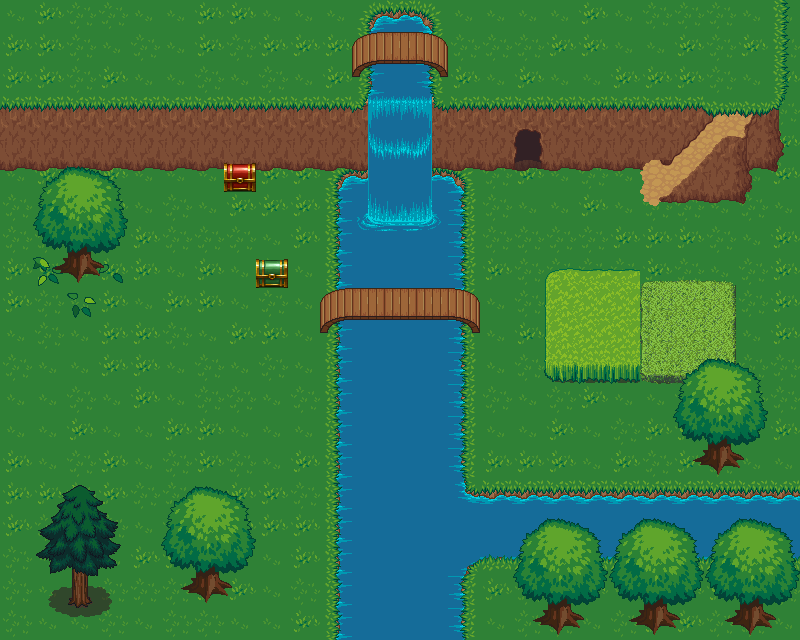

A 2D game scene composited from a Tiled map and its tileset images. What follows is a short description and the map's XML, with each tile layer's data collapsed to a summary:
An orthogonal 25x20 tile map with 32x32 px tiles, 11 tile layers (Lower Land, Wall, WallOverlay, Upper land, ...), 4 tilesets and 2 objects.

<map version="1.0" orientation="orthogonal" renderorder="right-down" width="25" height="20" tilewidth="32" tileheight="32" nextobjectid="8">
 <properties>
  <property name="entityLayer" type="int" value="10" />
 </properties>
 <tileset firstgid="1" name="Atlas1" tilewidth="32" tileheight="32" tilecount="1024" columns="32">
  <image source="../res/world/terrain_atlas.png" width="1024" height="1024" />
  <tile id="106">
   <properties>
    <property name="walkable" type="bool" value="true" />
   </properties>
  </tile>
  <tile id="107">
   <properties>
    <property name="walkable" type="bool" value="true" />
   </properties>
  </tile>
  <tile id="128">
   <properties>
    <property name="walkable" type="bool" value="true" />
   </properties>
  </tile>
  <tile id="129">
   <properties>
    <property name="walkable" type="bool" value="true" />
   </properties>
  </tile>
  <tile id="130">
   <properties>
    <property name="walkable" type="bool" value="true" />
   </properties>
  </tile>
  <tile id="133">
   <properties>
    <property name="walkable" type="bool" value="true" />
   </properties>
  </tile>
  <tile id="134">
   <properties>
    <property name="walkable" type="bool" value="true" />
   </properties>
  </tile>
  <tile id="135">
   <properties>
    <property name="walkable" type="bool" value="true" />
   </properties>
  </tile>
  <tile id="150">
   <properties>
    <property name="walkable" type="bool" value="true" />
   </properties>
  </tile>
  <tile id="160">
   <properties>
    <property name="teleport" value="data/maps/Main" />
    <property name="walkable" type="bool" value="true" />
    <property name="x" type="int" value="12" />
    <property name="y" type="int" value="3" />
   </properties>
  </tile>
  <tile id="165">
   <properties>
    <property name="walkable" type="bool" value="true" />
   </properties>
  </tile>
  <tile id="166">
   <properties>
    <property name="walkable" type="bool" value="true" />
   </properties>
  </tile>
  <tile id="192">
   <properties>
    <property name="walkable" type="bool" value="true" />
   </properties>
  </tile>
  <tile id="196">
   <properties>
    <property name="walkable" type="bool" value="true" />
   </properties>
  </tile>
  <tile id="197">
   <properties>
    <property name="walkable" type="bool" value="true" />
   </properties>
  </tile>
  <tile id="198">
   <properties>
    <property name="walkable" type="bool" value="true" />
   </properties>
  </tile>
  <tile id="199">
   <properties>
    <property name="walkable" type="bool" value="true" />
   </properties>
  </tile>
  <tile id="227">
   <properties>
    <property name="walkable" type="bool" value="true" />
   </properties>
  </tile>
  <tile id="228">
   <properties>
    <property name="walkable" type="bool" value="true" />
   </properties>
  </tile>
  <tile id="231">
   <properties>
    <property name="walkable" type="bool" value="true" />
   </properties>
  </tile>
  <tile id="232">
   <properties>
    <property name="walkable" type="bool" value="true" />
   </properties>
  </tile>
  <tile id="259">
   <properties>
    <property name="walkable" type="bool" value="true" />
   </properties>
  </tile>
  <tile id="264">
   <properties>
    <property name="walkable" type="bool" value="true" />
   </properties>
  </tile>
  <tile id="525">
   <properties>
    <property name="walkable" type="bool" value="true" />
   </properties>
  </tile>
  <tile id="526">
   <properties>
    <property name="walkable" type="bool" value="true" />
   </properties>
  </tile>
  <tile id="527">
   <properties>
    <property name="walkable" type="bool" value="true" />
   </properties>
  </tile>
  <tile id="707">
   <properties>
    <property name="walkable" type="bool" value="true" />
   </properties>
  </tile>
  <tile id="708">
   <properties>
    <property name="walkable" type="bool" value="true" />
   </properties>
  </tile>
  <tile id="709">
   <properties>
    <property name="walkable" type="bool" value="true" />
   </properties>
  </tile>
  <tile id="739">
   <properties>
    <property name="walkable" type="bool" value="true" />
   </properties>
  </tile>
  <tile id="740">
   <properties>
    <property name="walkable" type="bool" value="true" />
   </properties>
  </tile>
  <tile id="741">
   <properties>
    <property name="walkable" type="bool" value="true" />
   </properties>
  </tile>
  <tile id="771">
   <properties>
    <property name="walkable" type="bool" value="true" />
   </properties>
  </tile>
  <tile id="772">
   <properties>
    <property name="walkable" type="bool" value="true" />
   </properties>
  </tile>
  <tile id="773">
   <properties>
    <property name="walkable" type="bool" value="true" />
   </properties>
  </tile>
 </tileset>
 <tileset firstgid="1025" name="Atlas2" tilewidth="32" tileheight="32" tilecount="1024" columns="32">
  <image source="../res/world/base_out_atlas.png" width="1024" height="1024" />
  <tile id="106">
   <properties>
    <property name="walkable" type="bool" value="true" />
   </properties>
  </tile>
  <tile id="107">
   <properties>
    <property name="walkable" type="bool" value="true" />
   </properties>
  </tile>
  <tile id="128">
   <properties>
    <property name="walkable" type="bool" value="true" />
   </properties>
  </tile>
  <tile id="129">
   <properties>
    <property name="walkable" type="bool" value="true" />
   </properties>
  </tile>
  <tile id="130">
   <properties>
    <property name="walkable" type="bool" value="true" />
   </properties>
  </tile>
  <tile id="133">
   <properties>
    <property name="walkable" type="bool" value="true" />
   </properties>
  </tile>
  <tile id="134">
   <properties>
    <property name="walkable" type="bool" value="true" />
   </properties>
  </tile>
  <tile id="135">
   <properties>
    <property name="walkable" type="bool" value="true" />
   </properties>
  </tile>
  <tile id="165">
   <properties>
    <property name="walkable" type="bool" value="true" />
   </properties>
  </tile>
  <tile id="166">
   <properties>
    <property name="walkable" type="bool" value="true" />
   </properties>
  </tile>
  <tile id="181">
   <properties>
    <property name="walkable" type="bool" value="true" />
   </properties>
  </tile>
  <tile id="182">
   <properties>
    <property name="walkable" type="bool" value="true" />
   </properties>
  </tile>
  <tile id="183">
   <properties>
    <property name="walkable" type="bool" value="true" />
   </properties>
  </tile>
  <tile id="196">
   <properties>
    <property name="walkable" type="bool" value="true" />
   </properties>
  </tile>
  <tile id="197">
   <properties>
    <property name="walkable" type="bool" value="true" />
   </properties>
  </tile>
  <tile id="198">
   <properties>
    <property name="walkable" type="bool" value="true" />
   </properties>
  </tile>
  <tile id="199">
   <properties>
    <property name="walkable" type="bool" value="true" />
   </properties>
  </tile>
  <tile id="227">
   <properties>
    <property name="walkable" type="bool" value="true" />
   </properties>
  </tile>
  <tile id="228">
   <properties>
    <property name="walkable" type="bool" value="true" />
   </properties>
  </tile>
  <tile id="231">
   <properties>
    <property name="walkable" type="bool" value="true" />
   </properties>
  </tile>
  <tile id="232">
   <properties>
    <property name="walkable" type="bool" value="true" />
   </properties>
  </tile>
  <tile id="259">
   <properties>
    <property name="walkable" type="bool" value="true" />
   </properties>
  </tile>
  <tile id="264">
   <properties>
    <property name="walkable" type="bool" value="true" />
   </properties>
  </tile>
 </tileset>
 <tileset firstgid="2049" name="terrain" tilewidth="32" tileheight="32" tilecount="483" columns="21">
  <image source="../res/world/terrain.png" width="672" height="736" />
  <tile id="177">
   <properties>
    <property name="walkable" type="bool" value="true" />
   </properties>
  </tile>
  <tile id="178">
   <properties>
    <property name="walkable" type="bool" value="true" />
   </properties>
  </tile>
  <tile id="179">
   <properties>
    <property name="walkable" type="bool" value="true" />
   </properties>
  </tile>
  <tile id="198">
   <properties>
    <property name="walkable" type="bool" value="true" />
   </properties>
  </tile>
  <tile id="199">
   <properties>
    <property name="walkable" type="bool" value="true" />
   </properties>
  </tile>
  <tile id="200">
   <properties>
    <property name="walkable" type="bool" value="true" />
   </properties>
  </tile>
  <tile id="219">
   <properties>
    <property name="walkable" type="bool" value="true" />
   </properties>
  </tile>
  <tile id="220">
   <properties>
    <property name="walkable" type="bool" value="true" />
   </properties>
  </tile>
  <tile id="221">
   <properties>
    <property name="walkable" type="bool" value="true" />
   </properties>
  </tile>
  <tile id="393">
   <properties>
    <property name="walkable" type="bool" value="true" />
   </properties>
  </tile>
  <tile id="414">
   <properties>
    <property name="walkable" type="bool" value="true" />
   </properties>
  </tile>
  <tile id="435">
   <properties>
    <property name="walkable" type="bool" value="true" />
   </properties>
  </tile>
  <tile id="456">
   <properties>
    <property name="walkable" type="bool" value="true" />
   </properties>
  </tile>
 </tileset>
 <tileset firstgid="2532" name="entities1" tilewidth="32" tileheight="32" tilecount="100" columns="10">
  <image source="../res/entity/entities1.png" width="320" height="320" />
  <tile id="0">
   <properties>
    <property name="color" value="red" />
    <property name="static" type="bool" value="true" />
    <property name="type" value="chest" />
   </properties>
  </tile>
  <tile id="1">
   <properties>
    <property name="color" value="green" />
    <property name="static" type="bool" value="true" />
    <property name="type" value="chest" />
   </properties>
  </tile>
 </tileset>
 <layer name="Lower Land" width="25" height="20">
  <data>[500 cells, 327 non-empty, 12 distinct tile ids]</data>
 </layer>
 <layer name="Wall" width="25" height="20">
  <data>[500 cells, 79 non-empty, 20 distinct tile ids]</data>
 </layer>
 <layer name="WallOverlay" width="25" height="20">
  <properties>
   <property name="walkable" type="bool" value="true" />
  </properties>
  <data>[500 cells, 6 non-empty, 6 distinct tile ids]</data>
 </layer>
 <layer name="Upper land" width="25" height="20">
  <data>[500 cells, 97 non-empty, 13 distinct tile ids]</data>
 </layer>
 <layer name="Water" width="25" height="20">
  <data>[500 cells, 55 non-empty, 1 distinct tile ids]</data>
 </layer>
 <layer name="Bridges" width="25" height="20">
  <data>[500 cells, 14 non-empty, 6 distinct tile ids]</data>
 </layer>
 <layer name="Waterfall" width="25" height="20">
  <data>[500 cells, 15 non-empty, 15 distinct tile ids]</data>
 </layer>
 <layer name="Objects" width="25" height="20">
  <data>[500 cells, 4 non-empty, 4 distinct tile ids]</data>
 </layer>
 <layer name="Objects" width="25" height="20">
  <data>[500 cells, 91 non-empty, 34 distinct tile ids]</data>
 </layer>
 <layer name="Objects" width="25" height="20">
  <data>[500 cells, 21 non-empty, 21 distinct tile ids]</data>
 </layer>
 <layer name="Entities" width="25" height="20">
  <data>[500 cells, 2 non-empty, 2 distinct tile ids]</data>
 </layer>
 <objectgroup width="0" height="0" name="OL">
  <object id="5" x="224" y="160" width="32" height="32">
   <properties>
    <property name="inventory" value="GOLD:1; STEEL_SWORD:1; APPLE:70; CHEESE:1; FISH:1; PORK:1; CAKE:5" />
    <property name="x" type="int" value="7" />
    <property name="y" type="int" value="5" />
   </properties>
  </object>
  <object id="6" x="256" y="256" width="32" height="32">
   <properties>
    <property name="inventory" value="GOLD:30" />
    <property name="x" type="int" value="8" />
    <property name="y" type="int" value="8" />
   </properties>
  </object>
 </objectgroup>
</map>
